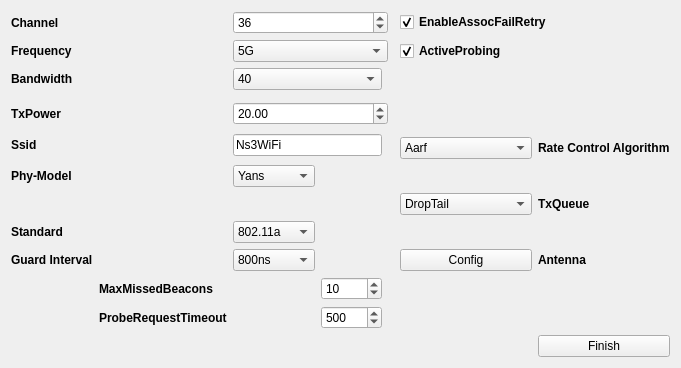
     <widget class="QWidget" name="tab_3">
      <attribute name="title">
       <string>Phy-Mac</string>
      </attribute>
      <layout class="QGridLayout" name="gridLayout_4">
       <item row="6" column="0" rowspan="2">
        <widget class="QLabel" name="label_13">
         <property name="font">
          <font>
           <bold>true</bold>
          </font>
         </property>
         <property name="text">
          <string>Ssid</string>
         </property>
        </widget>
       </item>
       <item row="11" column="6">
        <widget class="QPushButton" name="pushButton_9">
         <property name="text">
          <string>Config</string>
         </property>
        </widget>
       </item>
       <item row="8" column="2">
        <widget class="QComboBox" name="comboBox_4">
         <item>
          <property name="text">
           <string>Yans</string>
          </property>
         </item>
         <item>
          <property name="text">
           <string>Spectrum</string>
          </property>
         </item>
        </widget>
       </item>
       <item row="11" column="7">
        <widget class="QLabel" name="label_35">
         <property name="font">
          <font>
           <bold>true</bold>
          </font>
         </property>
         <property name="text">
          <string>Antenna</string>
         </property>
        </widget>
       </item>
       <item row="7" column="7">
        <widget class="QLabel" name="label_33">
         <property name="font">
          <font>
           <bold>true</bold>
          </font>
         </property>
         <property name="text">
          <string>Rate Control Algorithm</string>
         </property>
        </widget>
       </item>
       <item row="1" column="6" colspan="2">
        <widget class="QCheckBox" name="checkBox_12">
         <property name="font">
          <font>
           <bold>true</bold>
          </font>
         </property>
         <property name="text">
          <string>ActiveProbing</string>
         </property>
         <property name="checked">
          <bool>true</bool>
         </property>
        </widget>
       </item>
       <item row="9" column="7">
        <widget class="QLabel" name="label_34">
         <property name="font">
          <font>
           <bold>true</bold>
          </font>
         </property>
         <property name="text">
          <string>TxQueue</string>
         </property>
        </widget>
       </item>
       <item row="9" column="6">
        <widget class="QComboBox" name="comboBox_8">
         <item>
          <property name="text">
           <string>DropTail</string>
          </property>
         </item>
         <item>
          <property name="text">
           <string>Red</string>
          </property>
         </item>
         <item>
          <property name="text">
           <string>CoDel</string>
          </property>
         </item>
         <item>
          <property name="text">
           <string>FqCoDel</string>
          </property>
         </item>
         <item>
          <property name="text">
           <string>PfifoFast</string>
          </property>
         </item>
        </widget>
       </item>
       <item row="0" column="6" colspan="2">
        <widget class="QCheckBox" name="checkBox_7">
         <property name="font">
          <font>
           <bold>true</bold>
          </font>
         </property>
         <property name="text">
          <string>EnableAssocFailRetry</string>
         </property>
         <property name="checked">
          <bool>true</bool>
         </property>
        </widget>
       </item>
       <item row="13" column="1">
        <widget class="QLabel" name="label_17">
         <property name="font">
          <font>
           <bold>true</bold>
          </font>
         </property>
         <property name="text">
          <string>ProbeRequestTimeout</string>
         </property>
        </widget>
       </item>
       <item row="12" column="1">
        <widget class="QLabel" name="label_16">
         <property name="font">
          <font>
           <bold>true</bold>
          </font>
         </property>
         <property name="text">
          <string>MaxMissedBeacons</string>
         </property>
        </widget>
       </item>
       <item row="0" column="2" colspan="3">
        <widget class="QSpinBox" name="spinBox">
         <property name="value">
          <number>36</number>
         </property>
        </widget>
       </item>
       <item row="0" column="0" colspan="2">
        <widget class="QLabel" name="label_9">
         <property name="font">
          <font>
           <bold>true</bold>
          </font>
         </property>
         <property name="text">
          <string>Channel</string>
         </property>
        </widget>
       </item>
       <item row="11" column="2">
        <widget class="QComboBox" name="comboBox_15">
         <property name="currentIndex">
          <number>1</number>
         </property>
         <item>
          <property name="text">
           <string>400ns</string>
          </property>
         </item>
         <item>
          <property name="text">
           <string>800ns</string>
          </property>
         </item>
         <item>
          <property name="text">
           <string>1600ns</string>
          </property>
         </item>
         <item>
          <property name="text">
           <string>3200ns</string>
          </property>
         </item>
        </widget>
       </item>
       <item row="5" column="2" colspan="3">
        <widget class="QDoubleSpinBox" name="doubleSpinBox_6">
         <property name="value">
          <double>20.000000000000000</double>
         </property>
        </widget>
       </item>
       <item row="12" column="3">
        <widget class="QSpinBox" name="spinBox_4">
         <property name="value">
          <number>10</number>
         </property>
        </widget>
       </item>
       <item row="6" column="2" rowspan="2" colspan="2">
        <widget class="QLineEdit" name="lineEdit">
         <property name="text">
          <string>Ns3WiFi</string>
         </property>
        </widget>
       </item>
       <item row="5" column="0" colspan="2">
        <widget class="QLabel" name="label_12">
         <property name="font">
          <font>
           <bold>true</bold>
          </font>
         </property>
         <property name="text">
          <string>TxPower</string>
         </property>
        </widget>
       </item>
       <item row="14" column="7">
        <widget class="QPushButton" name="pushButton_6">
         <property name="text">
          <string>Finish</string>
         </property>
        </widget>
       </item>
       <item row="6" column="5" colspan="3">
        <widget class="QFrame" name="frame_3">
         <property name="maximumSize">
          <size>
           <width>16777215</width>
           <height>150</height>
          </size>
         </property>
         <property name="font">
          <font>
           <bold>false</bold>
          </font>
         </property>
         <property name="frameShape">
          <enum>QFrame::Shape::StyledPanel</enum>
         </property>
         <property name="frameShadow">
          <enum>QFrame::Shadow::Raised</enum>
         </property>
         <widget class="QLabel" name="label_31">
          <property name="geometry">
           <rect>
            <x>10</x>
            <y>30</y>
            <width>31</width>
            <height>31</height>
           </rect>
          </property>
          <property name="font">
           <font>
            <bold>true</bold>
           </font>
          </property>
          <property name="text">
           <string>Qos</string>
          </property>
         </widget>
         <widget class="QCheckBox" name="checkBox_6">
          <property name="geometry">
           <rect>
            <x>60</x>
            <y>30</y>
            <width>21</width>
            <height>31</height>
           </rect>
          </property>
          <property name="text">
           <string/>
          </property>
          <property name="checked">
           <bool>true</bool>
          </property>
         </widget>
         <widget class="QLabel" name="label_32">
          <property name="geometry">
           <rect>
            <x>140</x>
            <y>30</y>
            <width>31</width>
            <height>31</height>
           </rect>
          </property>
          <property name="font">
           <font>
            <bold>true</bold>
           </font>
          </property>
          <property name="text">
           <string>Edca</string>
          </property>
         </widget>
         <widget class="QComboBox" name="comboBox_6">
          <property name="geometry">
           <rect>
            <x>190</x>
            <y>30</y>
            <width>91</width>
            <height>31</height>
           </rect>
          </property>
          <item>
           <property name="text">
            <string>AC_VO</string>
           </property>
          </item>
          <item>
           <property name="text">
            <string>AC_VI</string>
           </property>
          </item>
          <item>
           <property name="text">
            <string>AC_BE</string>
           </property>
          </item>
          <item>
           <property name="text">
            <string>AC_BK</string>
           </property>
          </item>
         </widget>
         <widget class="QPushButton" name="pushButton_8">
          <property name="geometry">
           <rect>
            <x>10</x>
            <y>100</y>
            <width>221</width>
            <height>41</height>
           </rect>
          </property>
          <property name="font">
           <font>
            <bold>true</bold>
           </font>
          </property>
          <property name="text">
           <string>Edca Config</string>
          </property>
         </widget>
        </widget>
       </item>
       <item row="4" column="5" colspan="3">
        <widget class="QFrame" name="frame_2">
         <property name="maximumSize">
          <size>
           <width>16777215</width>
           <height>80</height>
          </size>
         </property>
         <property name="frameShape">
          <enum>QFrame::Shape::StyledPanel</enum>
         </property>
         <property name="frameShadow">
          <enum>QFrame::Shadow::Raised</enum>
         </property>
         <widget class="QLabel" name="label_29">
          <property name="geometry">
           <rect>
            <x>10</x>
            <y>10</y>
            <width>61</width>
            <height>21</height>
           </rect>
          </property>
          <property name="font">
           <font>
            <bold>true</bold>
           </font>
          </property>
          <property name="text">
           <string>Rts/Cts</string>
          </property>
         </widget>
         <widget class="QCheckBox" name="checkBox_5">
          <property name="geometry">
           <rect>
            <x>180</x>
            <y>10</y>
            <width>81</width>
            <height>22</height>
           </rect>
          </property>
          <property name="font">
           <font>
            <bold>true</bold>
           </font>
          </property>
          <property name="text">
           <string>Set</string>
          </property>
          <property name="checked">
           <bool>true</bool>
          </property>
         </widget>
         <widget class="QLabel" name="label_30">
          <property name="geometry">
           <rect>
            <x>10</x>
            <y>50</y>
            <width>61</width>
            <height>21</height>
           </rect>
          </property>
          <property name="font">
           <font>
            <bold>true</bold>
           </font>
          </property>
          <property name="text">
           <string>Threshold</string>
          </property>
         </widget>
         <widget class="QSpinBox" name="spinBox_3">
          <property name="geometry">
           <rect>
            <x>170</x>
            <y>40</y>
            <width>81</width>
            <height>31</height>
           </rect>
          </property>
          <property name="maximum">
           <number>65534</number>
          </property>
          <property name="value">
           <number>65534</number>
          </property>
         </widget>
         <zorder>label_29</zorder>
         <zorder>label_30</zorder>
         <zorder>spinBox_3</zorder>
         <zorder>checkBox_5</zorder>
        </widget>
       </item>
       <item row="10" column="0" colspan="2">
        <widget class="QLabel" name="label_15">
         <property name="font">
          <font>
           <bold>true</bold>
          </font>
         </property>
         <property name="text">
          <string>Standard</string>
         </property>
        </widget>
       </item>
       <item row="8" column="0" colspan="2">
        <widget class="QLabel" name="label_14">
         <property name="maximumSize">
          <size>
           <width>100</width>
           <height>16777215</height>
          </size>
         </property>
         <property name="font">
          <font>
           <bold>true</bold>
          </font>
         </property>
         <property name="text">
          <string>Phy-Model</string>
         </property>
        </widget>
       </item>
       <item row="11" column="0">
        <widget class="QLabel" name="label_18">
         <property name="font">
          <font>
           <bold>true</bold>
          </font>
         </property>
         <property name="text">
          <string>Guard Interval</string>
         </property>
        </widget>
       </item>
       <item row="13" column="3">
        <widget class="QSpinBox" name="spinBox_5">
         <property name="maximum">
          <number>65535</number>
         </property>
         <property name="value">
          <number>500</number>
         </property>
        </widget>
       </item>
       <item row="1" column="2" colspan="3">
        <widget class="QComboBox" name="comboBox_3">
         <item>
          <property name="text">
           <string>5G</string>
          </property>
         </item>
         <item>
          <property name="text">
           <string>2.4G</string>
          </property>
         </item>
        </widget>
       </item>
       <item row="1" column="0" colspan="2">
        <widget class="QLabel" name="label_10">
         <property name="font">
          <font>
           <bold>true</bold>
          </font>
         </property>
         <property name="text">
          <string>Frequency</string>
         </property>
        </widget>
       </item>
       <item row="7" column="6">
        <widget class="QComboBox" name="comboBox_7">
         <item>
          <property name="text">
           <string>Aarf</string>
          </property>
         </item>
         <item>
          <property name="text">
           <string>Amrr</string>
          </property>
         </item>
         <item>
          <property name="text">
           <string>Arf</string>
          </property>
         </item>
         <item>
          <property name="text">
           <string>Cara</string>
          </property>
         </item>
         <item>
          <property name="text">
           <string>Onoe</string>
          </property>
         </item>
         <item>
          <property name="text">
           <string>Rraa</string>
          </property>
         </item>
         <item>
          <property name="text">
           <string>Minstrel</string>
          </property>
         </item>
         <item>
          <property name="text">
           <string>Ideal</string>
          </property>
         </item>
         <item>
          <property name="text">
           <string>Constant</string>
          </property>
         </item>
         <item>
          <property name="text">
           <string>ThomsonSampling</string>
          </property>
         </item>
        </widget>
       </item>
       <item row="10" column="2">
        <widget class="QComboBox" name="comboBox_5">
         <item>
          <property name="text">
           <string>802.11a</string>
          </property>
         </item>
         <item>
          <property name="text">
           <string>802.11b</string>
          </property>
         </item>
         <item>
          <property name="text">
           <string>802.11g</string>
          </property>
         </item>
         <item>
          <property name="text">
           <string>802.11n</string>
          </property>
         </item>
         <item>
          <property name="text">
           <string>802.11ac</string>
          </property>
         </item>
         <item>
          <property name="text">
           <string>802.11ax</string>
          </property>
         </item>
        </widget>
       </item>
       <item row="2" column="2" colspan="2">
        <widget class="QComboBox" name="comboBox_16">
         <property name="currentIndex">
          <number>1</number>
         </property>
         <item>
          <property name="text">
           <string>20</string>
          </property>
         </item>
         <item>
          <property name="text">
           <string>40</string>
          </property>
         </item>
         <item>
          <property name="text">
           <string>80</string>
          </property>
         </item>
         <item>
          <property name="text">
           <string>160</string>
          </property>
         </item>
        </widget>
       </item>
       <item row="2" column="0">
        <widget class="QLabel" name="label_11">
         <property name="font">
          <font>
           <bold>true</bold>
          </font>
         </property>
         <property name="text">
          <string>Bandwidth</string>
         </property>
        </widget>
       </item>
      </layout>
     </widget>
